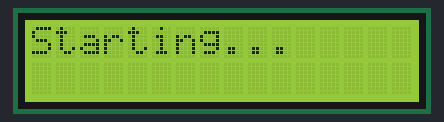
A program run on a simulated ESP32. Parts: 16×2 character LCD. WiFi joins after 1.5 s; servers stay silent unless stated; the local clock reads 2024-03-15 10:24:30 at power-on unless the program sets it; what the program prints to the serial monitor is not drawn.

Above: at 0.1 s.
At 1.6 s:
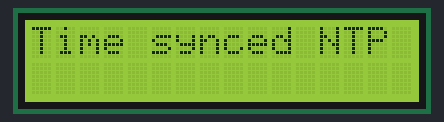
At 3.7 s:
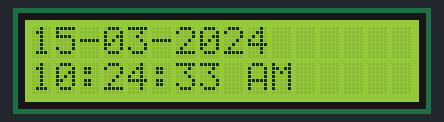
At 11.8 s:
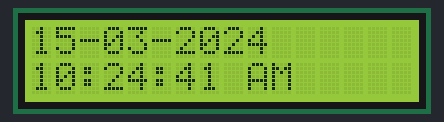
At 21.0 s:
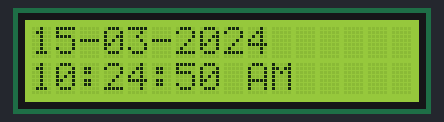
At 38.4 s:
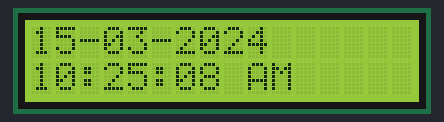

Measured:
- what the display in image 1 shows lasts 2.0 s, from 1.6 s to 3.6 s
- what the display in image 2 shows lasts 1.0 s, from 3.6 s to 4.6 s

The program:

main.cpp
```cpp
#include <Arduino.h>
#include <Wire.h>
#include "wifi_Manager/WiFiManager.h"
#include "LCDManager/LCDManager.h"
#include "RTCManger/RTCManager.h"

void setup() {
    Serial.begin(115200);
    Wire.begin();

    LCDManager::begin();
    LCDManager::printLine(0, "Starting...");

    RTCManager::begin();
    WiFiManager::connect();
    RTCManager::syncWithNTP();
}

void loop() {
    RTCManager::displayTime();
    delay(1000);
}
```

RTCManager.cpp
```cpp
#include "RTCManager.h"


RTC_DS3231 rtc;

void RTCManager::begin() {
    if (!rtc.begin()) {
        Serial.println("RTC not found");
        LCDManager::printLine(1, "RTC Error!");
        while (true);
    }

    if (rtc.lostPower()) {
        Serial.println("RTC lost power, setting to compile time...");
        rtc.adjust(DateTime(F(__DATE__), F(__TIME__)));
    }
}

void RTCManager::syncWithNTP() {
    configTime(GMT_OFFSET_SEC, DAYLIGHT_OFFSET_SEC, NTP_SERVER);
    struct tm timeinfo;

    if (getLocalTime(&timeinfo)) {
        rtc.adjust(DateTime(timeinfo.tm_year + 1900, timeinfo.tm_mon + 1, timeinfo.tm_mday,
                            timeinfo.tm_hour, timeinfo.tm_min, timeinfo.tm_sec));
        Serial.println("RTC synced from NTP.");
        LCDManager::printLine(0, "Time synced NTP");
    } else {
        Serial.println("NTP sync failed");
        LCDManager::printLine(0, "NTP failed");
    }

    delay(2000);
    LCDManager::lcd.clear();
}

void RTCManager::displayTime() {
    DateTime now = rtc.now();

    char dateBuf[17];
    snprintf(dateBuf, sizeof(dateBuf), "%02d-%02d-%04d", now.day(), now.month(), now.year());
    LCDManager::printLine(0, dateBuf);

    int hour12 = now.hour() % 12;
    if (hour12 == 0) hour12 = 12;
    String ampm = (now.hour() >= 12) ? "PM" : "AM";

    char timeBuf[17];
    snprintf(timeBuf, sizeof(timeBuf), "%02d:%02d:%02d %s", hour12, now.minute(), now.second(), ampm.c_str());
    LCDManager::printLine(1, timeBuf);
}
```

RTCManager.h
```cpp
#ifndef RTCMANAGER_H
#define RTCMANAGER_H
#include "Config/config.h"
#include "LCDManager/LCDManager.h"
#include <RTClib.h>
#include <time.h>


class RTCManager {
public:
    static void begin();
    static void syncWithNTP();
    static void displayTime();
};
#endif
```

WiFiManager.cpp
```cpp
#include "WiFiManager.h"

void WiFiManager::connect() {
    Serial.print("Connecting to WiFi");
    WiFi.begin(WIFI_SSID, WIFI_PASSWORD);
    int attempts = 0;
    while (WiFi.status() != WL_CONNECTED && attempts++ < 20) {
        delay(500);
        Serial.print(".");
    }

    if (WiFi.status() == WL_CONNECTED) {
        Serial.println("\nWiFi connected");
        Serial.print("IP Address: ");
        Serial.println(WiFi.localIP());
    } else {
        Serial.println("\nWiFi connection failed");
    }
}
```

WiFiManager.h
```cpp
#ifndef WIFIMANAGER_H
#define WIFIMANAGER_H


#include <WiFi.h>
#include "Config/config.h"

class WiFiManager {
public:
    static void connect();
};

#endif
```

config.h
```cpp
#pragma once

// WiFi credentials
#define WIFI_SSID "Vaibhav"
#define WIFI_PASSWORD "11111111h"

// NTP Settings
#define NTP_SERVER "pool.ntp.org"
#define GMT_OFFSET_SEC 19800
#define DAYLIGHT_OFFSET_SEC 0

// LCD
#define LCD_ADDRESS 0x27
#define LCD_COLUMNS 16
#define LCD_ROWS 2
```

LCDManager.cpp
```cpp
#include "LCDManager.h"


LiquidCrystal_I2C LCDManager::lcd(LCD_ADDRESS, LCD_COLUMNS, LCD_ROWS);

void LCDManager::begin() {
    lcd.init();
    lcd.backlight();
    lcd.clear();
}

void LCDManager::printLine(uint8_t line, const String &text) {
    lcd.setCursor(0, line);
    lcd.print(text);
}
```

LCDManager.h
```cpp
#ifndef LEDMANAGER_H
#define LEDMANAGER_H

#include <LiquidCrystal_I2C.h>
#include "Config/config.h"

class LCDManager {
public:
    static void begin();
    static void printLine(uint8_t line, const String &text);
    static LiquidCrystal_I2C lcd;
};
#endif
```
